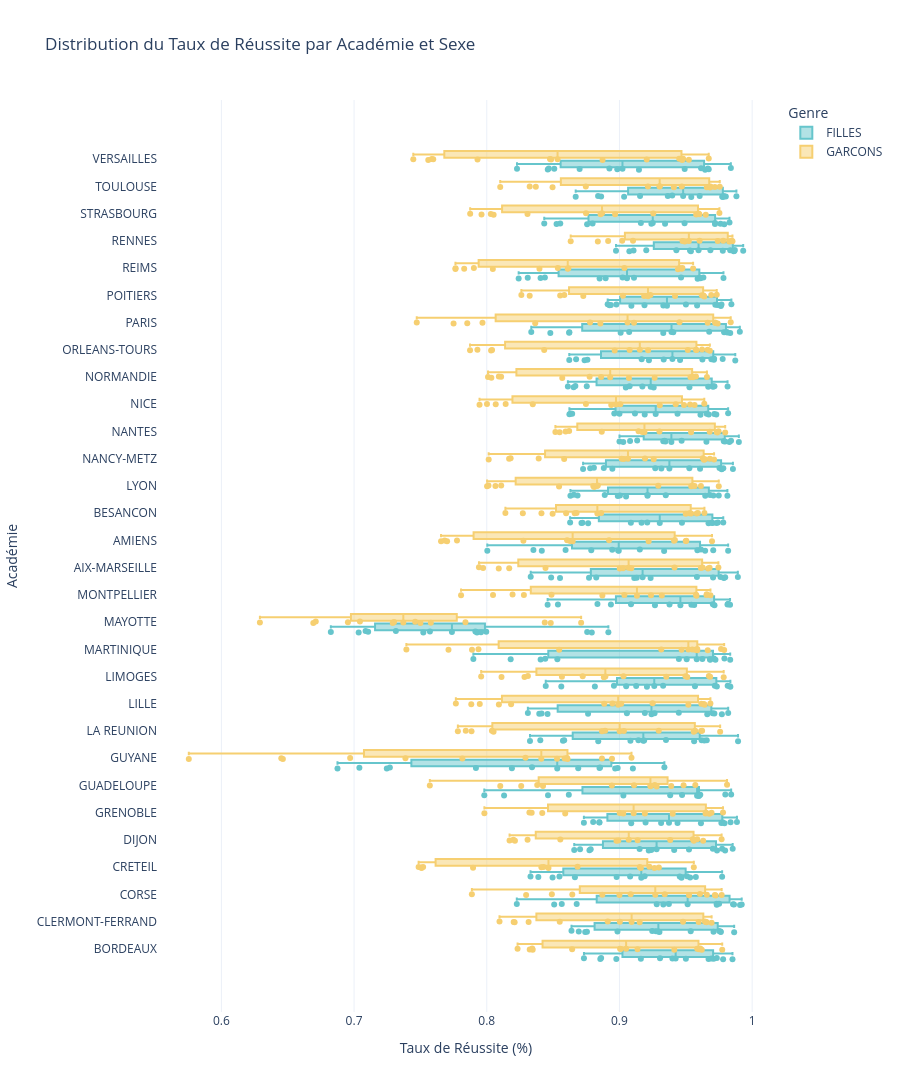

Write notebook code for a chart like this one.
### Code cell
import plotly.express as px

# Inversion de x et y pour l'orientation horizontale
fig = px.box(df, 
             x="Taux_reussite",          # Devient l'axe horizontal
             y="Libellé_académie",       # Devient l'axe vertical
             color="Sexe",
             points="all", 
             title="Distribution du Taux de Réussite par Académie et Sexe",
             labels={"Taux_reussite": "Taux de Réussite (%)", "Libellé_académie": "Académie", "Sexe": "Genre"},
             color_discrete_sequence=px.colors.qualitative.Pastel,
             orientation="h")            # Optionnel mais explicite pour l'horizontale

# Mise à jour du design
fig.update_layout(
    xaxis_title="Taux de Réussite (%)",
    yaxis_title="Académie",
    showlegend=True,                     # Réactivé car utile avec l'argument 'color'
    template="plotly_white",
    height=800                           # Augmenté pour éviter que les académies soient trop serrées
)

# Mise à jour du design avec une hauteur doublée
fig.update_layout(
    height=2000,                  # Hauteur augmentée (ex: 1000 pixels)
    xaxis_title="Taux de Réussite (%)",
    yaxis_title="Académie",
    showlegend=True,
    template="plotly_white"
)


fig.show()

### Figure 1 — Plotly figure (JSON) as saved in the notebook; plotly's stock layout.template omitted (floating-point values rounded to 4 significant figures; data arrays with more than 128 entries replaced by an {"elided": "..."} marker saying what was removed)
{"data": [{"alignmentgroup": "True", "boxpoints": "all", "hovertemplate": "Genre=FILLES<br>Taux de Réussite (%)=%{x}<br>Académie=%{y}<extra></extra>", "legendgroup": "FILLES", "marker": {"color": "rgb(102, 197, 204)"}, "name": "FILLES", "notched": false, "offsetgroup": "FILLES", "orientation": "h", "showlegend": true, "type": "box", "x": {"elided": "450 float values"}, "x0": " ", "xaxis": "x", "y": {"elided": "450 str values"}, "y0": " ", "yaxis": "y"}, {"alignmentgroup": "True", "boxpoints": "all", "hovertemplate": "Genre=GARCONS<br>Taux de Réussite (%)=%{x}<br>Académie=%{y}<extra></extra>", "legendgroup": "GARCONS", "marker": {"color": "rgb(246, 207, 113)"}, "name": "GARCONS", "notched": false, "offsetgroup": "GARCONS", "orientation": "h", "showlegend": true, "type": "box", "x": {"elided": "450 float values"}, "x0": " ", "xaxis": "x", "y": {"elided": "450 str values"}, "y0": " ", "yaxis": "y"}], "layout": {"boxmode": "group", "height": 2000, "legend": {"title": {"text": "Genre"}, "tracegroupgap": 0}, "showlegend": true, "title": {"text": "Distribution du Taux de Réussite par Académie et Sexe"}, "xaxis": {"anchor": "y", "domain": [0, 1], "title": {"text": "Taux de Réussite (%)"}}, "yaxis": {"anchor": "x", "domain": [0, 1], "title": {"text": "Académie"}}}}
